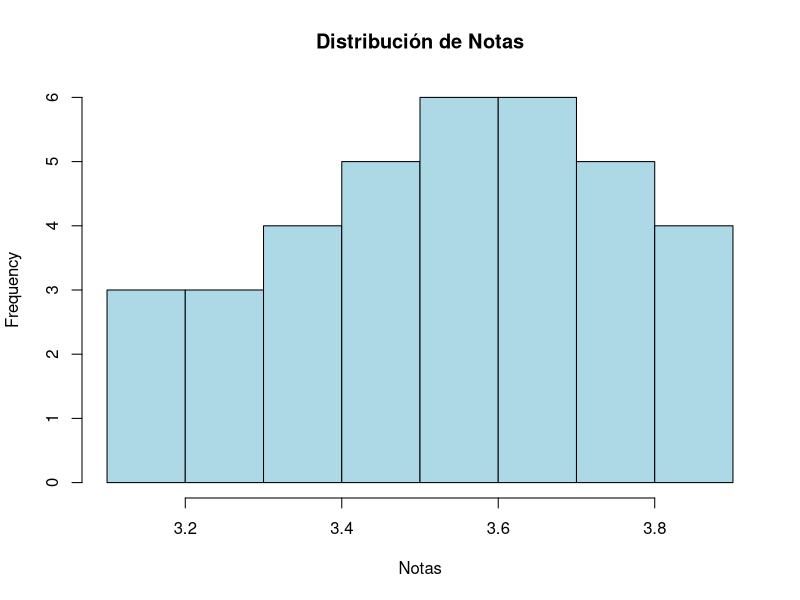

The R script that drew this image: (Note: this script raises an error after producing the figure.)
## ---- chunk 1
library(stats)
library(dplyr)
## ---- chunk 2

qnorm(0.025, lower.tail = FALSE)

## ---- chunk 3

qt(0.025, df=9, lower.tail = FALSE) #df = Grados de libertad

## ---- chunk 4

# Datos
x_barra <- 45       # media muestral
desv_est <- 20       # desviación estándar poblacional
n <- 1500         # tamaño de muestra
alpha <- 0.05

## ---- chunk 5
# Valor crítico Z

z_alpha_2 <- qnorm(0.025, lower.tail = FALSE) #El valor de Z para alpha/2
z_alpha_2

## ---- chunk 6

# Error:
error <- desv_est / sqrt(n) #sqrt calcula la raiz
#Tenga en cuenta que cada dato proporcionado por el ejercicio ya lo habíamos guardado con nombres apropiados.


error

## ---- chunk 7

# Intervalo de confianza
ic_izquierda <- x_barra - z_alpha_2 * error
ic_derecha <- x_barra + z_alpha_2 * error

c(ic_izquierda, ic_derecha) #Esto permite concatenar los dos números para que se muestren juntos

## ---- chunk 8
qnorm(0.025) #Valor crítico por la izquierda
## ---- chunk 9
qnorm(0.025, lower.tail = FALSE) #Valor crítico por la derecha
## ---- chunk 10
#Valor crítico por la izquierda
qt(0.025, df=9) #df = Grados de libertad
## ---- chunk 11
#Valor crítico por la derecha
qt(0.025, df=9, lower.tail = FALSE) #df = Grados de libertad
## ---- chunk 12
qnorm(0.05, lower.tail = FALSE) #Valor crítico por la derecha
## ---- chunk 13
qt(0.05, df= 9, lower.tail = FALSE) #Valor crítico por la derecha
## ---- chunk 14
qnorm(0.05) #Valor crítico por la izquierda
## ---- chunk 15
qt(0.05, df= 9) #Valor crítico por la derecha
## ---- chunk 16
# Datos
x_bar <- 1950         # media muestral
u <- 2000          # valor de la hipótesis nula
sigma <- 300          # desviación estándar poblacional
n <- 180              # tamaño de la muestra
alpha <- 0.05         # nivel de significancia

## ---- chunk 17
Z <- (x_bar - u) / (sigma / sqrt(n))
Z
## ---- chunk 18
# Valor crítico para prueba bilateral
z_izquierda <- qnorm(alpha / 2)
z_izquierda
## ---- chunk 19
# Valor crítico para prueba bilateral
z_derecha <- qnorm(alpha / 2, lower.tail=FALSE)
z_derecha
## ---- chunk 20
# Valor crítico para prueba bilateral
z_izquierda <- qnorm(alpha / 2)
z_izquierda
## ---- chunk 21
# p-valor
p_valor <- 2 * pnorm(abs(Z), lower.tail = FALSE)
p_valor
## ---- chunk 22
datos_transporte <- data.frame(
  id = 1:36,
  
  nota = c(
    3.1, 3.2, 3.3, 3.3, 3.4, 3.4, 3.4, 3.5, 3.5,
    3.5, 3.6, 3.6, 3.6, 3.7, 3.7, 3.7, 3.8, 3.8,
    3.8, 3.9, 3.9, 3.9, 3.5, 3.6, 3.7, 3.8, 3.4,
    3.3, 3.2, 3.6, 3.7, 3.8, 3.9, 3.5, 3.6, 3.7
  ),
  
  horas_estudio = c(
    8, 9, 10, 11, 10, 12, 11, 12, 13,
    14, 13, 15, 14, 15, 16, 14, 15, 16,
    17, 16, 18, 17, 12, 13, 14, 15, 11,
    10, 9, 14, 15, 16, 17, 13, 14, 15
  ),
  
  edad = c(
    18, 19, 19, 20, 20, 21, 20, 21, 22,
    22, 21, 23, 22, 23, 24, 22, 23, 24,
    25, 24, 26, 25, 21, 22, 23, 24, 20,
    19, 18, 22, 23, 24, 25, 21, 22, 23
  ),
  
  estrato = c(
    1,1,2,2,2,3,2,3,3,
    3,2,3,3,4,4,3,4,4,
    4,4,5,4,2,3,3,4,2,
    2,1,3,3,4,4,2,3,3
  ),
  
  transporte = rep("Beneficiario", 36)
)
## ---- chunk 23
head(datos_transporte)
## ---- chunk 24
summary(datos_transporte$nota)
## ---- chunk 25
hist(datos_transporte$nota,
     col = "lightblue",
     main = "Distribución de Notas",
     xlab = "Notas")
## ---- chunk 26
shapiro.test(datos_transporte$nota)
## ---- chunk 27

prueba_t <- t.test(datos_transporte$nota,mu = 3.5, alternative = "two.sided",conf.level = 0.95)

prueba_t
## ---- chunk 28

qnorm(0.025, lower.tail = FALSE)

## ---- chunk 29
# Datos
n <- 300        # tamaño de la muestra
x <- 98         # número de adultos con acceso
p_gorro <- x / n  # proporción muestral
alpha <- 0.05
## ---- chunk 30
# Valor crítico Z

z_alpha_2 <- qnorm(0.025, lower.tail = FALSE) #El valor de Z para alpha/2
z_alpha_2

## ---- chunk 31
# Error estándar
error_p <- sqrt(p_gorro * (1 - p_gorro) / n)
## ---- chunk 32
# Intervalo de confianza
izquierda = p_gorro - (z_alpha_2 * error_p)
derecha = p_gorro + (z_alpha_2 * error_p)

c(izquierda, derecha)
## ---- chunk 33
n <- 300        # tamaño de la muestra
x <- 98         # número de personas con acceso
p0 <- 0.40      # proporción poblacional hipotética

# Proporción muestral
p_hat <- x / n
p_hat
## ---- chunk 34
Z <- (p_hat - p0) / sqrt(p0 * (1 - p0) / n)
Z
## ---- chunk 35
p_valor <- pnorm(Z)
p_valor
## ---- chunk 36

head(datos_transporte)
## ---- chunk 37

datos_transporte$condicion_justa <- ifelse(datos_transporte$nota >= 3.5, 1, 0)
## ---- chunk 38

mean(datos_transporte$condicion_justa)
## ---- chunk 39

n <- nrow(datos)
p0 <- 0.70

n * p0
n * (1 - p0)
## ---- chunk 40

prueba_prop <- prop.test(
  x = sum(datos_transporte$condicion_justa),
  n = n,
  p = p0,
  alternative = "two.sided",
  correct = FALSE
)

prueba_prop
